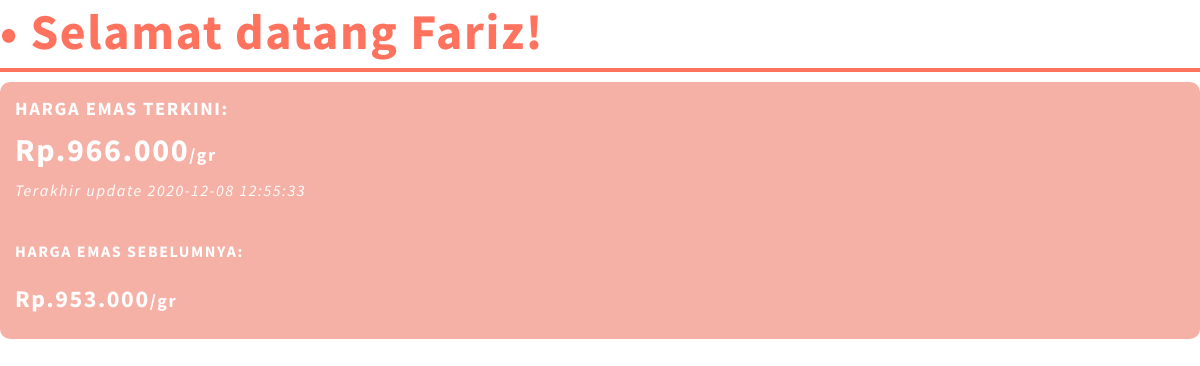
The app's page /page/beranda.php (signed in) with its own data.
### tables this page shows
CREATE TABLE `riwayat_harga` (
  `id` int(11) NOT NULL,
  `harga` int(255) NOT NULL,
  `waktu` timestamp NOT NULL DEFAULT CURRENT_TIMESTAMP ON UPDATE CURRENT_TIMESTAMP
);

### page/beranda.php (the view, shortened to what this page needs)
<?php
include '../lib/koneksi.php';
?>
<link href="../css/page.css" rel="stylesheet"/>
<h1 class="page-title">• Selamat datang <?= $_SESSION['namadepan']; ?>!</h1>
<div class="widget">
<h3>HARGA EMAS TERKINI:</h3>
<?php
$data = $con->query("SELECT * from riwayat_harga ORDER BY waktu DESC limit 1")->fetch_assoc();
echo "<h1>Rp.".number_format($data['harga'], 0, '.', '.')."<font size=4>/gr</font></h1>";
echo "<i>Terakhir update ".$data['waktu']."</i>";
?>
<br/><br/>
<h4>HARGA EMAS SEBELUMNYA:</h4>
<?php
$data2 = $con->query("select * from (select * from riwayat_harga order by id desc limit 2) riwayat_harga order by id limit 1")->fetch_assoc();
echo "<h2>Rp.".number_format($data2['harga'], 0, '.', '.')."<font size=4>/gr</font></h2>";
?>
</div><br/>

### css/page.css (style rules this page uses)
.page-title { font-size:50px; padding-bottom:5px; color:#ff725e; border-bottom:4px solid #ff725e; width:0 auto; }
.widget { background: #f6b1a7; padding:15px; color:white; border-radius:10px; }
* { box-sizing: border-box; }
h1,h2,h3 { padding: 0; margin: 0; }
h1,h2,h3 { margin-bottom: 10px; }

### records on screen
riwayat_harga: harga "966.000", waktu "2020-12-08 12:55:33"
riwayat_harga: harga "953.000"

### other values on screen
$_SESSION['namadepan'] "Fariz"
